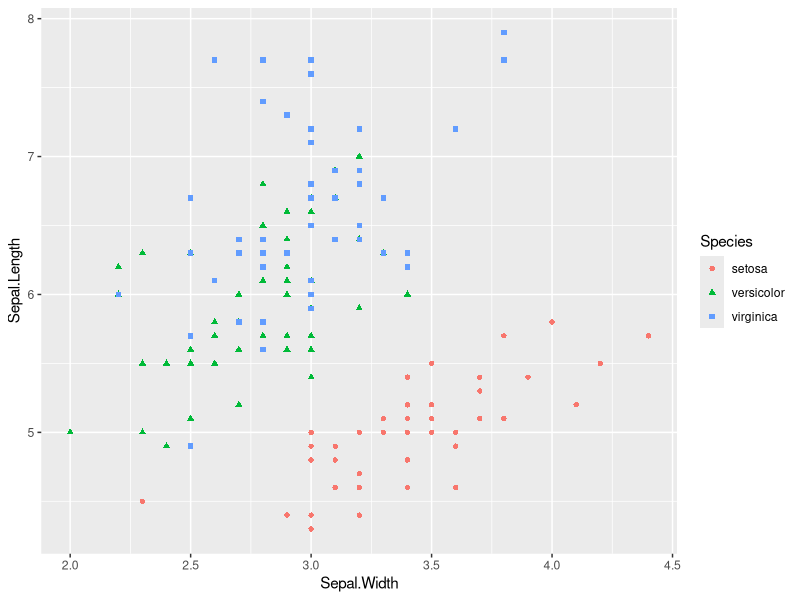
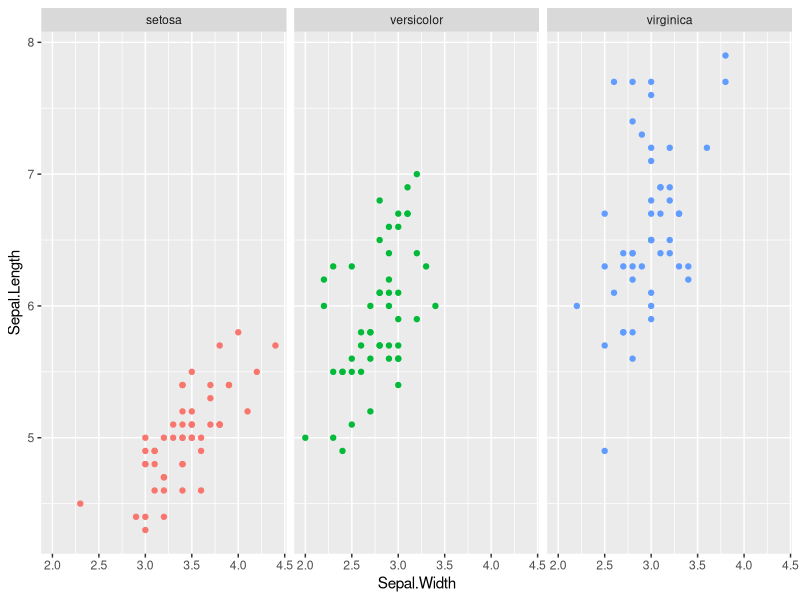
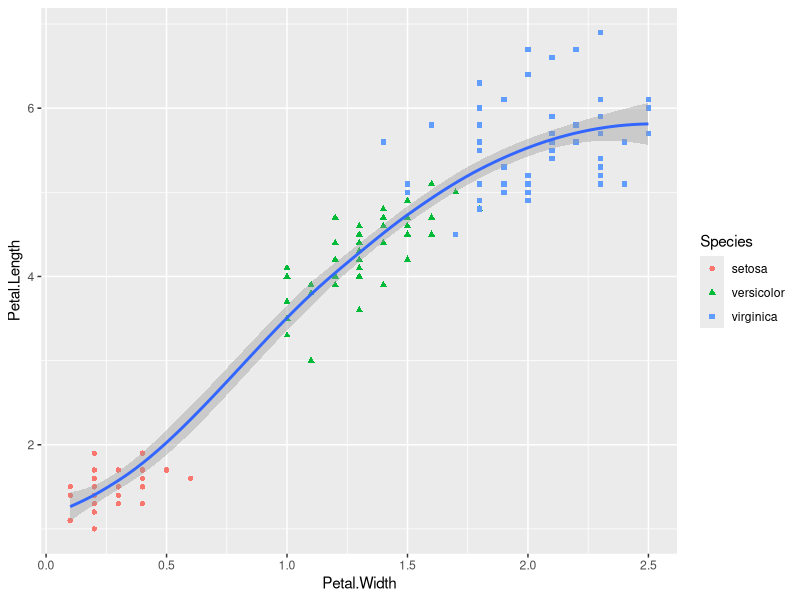
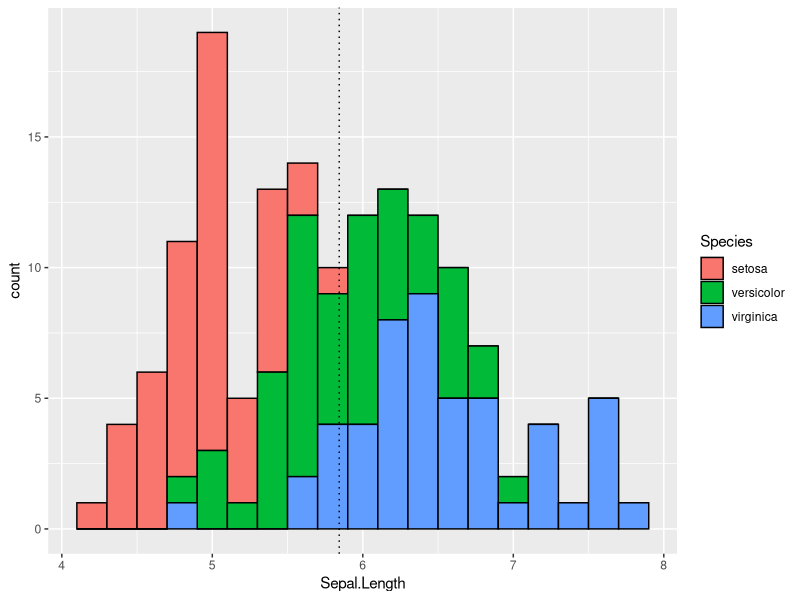

The R source for these figures, in order:
library(tidyverse) 
iris

dim(iris)
str(iris)

head(iris)
tail(iris)
?iris

ggplot(data = iris) +
  geom_point(mapping = aes(x = Sepal.Width, y = Sepal.Length, color = Species, shape = Species))
#Do longer sepal lengths among the species lead to greater sepal widths?
#The sepal length appear to not be positively related to the sepal widths of the species.


ggplot(data = iris) +
  geom_point(mapping = aes(x = Sepal.Width, y = Sepal.Length, color = Species)) + 
  facet_wrap(~ Species) +
  theme(legend.position = "none")
#Which species on average is the largest in length and width?
#The virginica species is the the largest on average.


ggplot(data=iris, aes(x = Petal.Width, y = Petal.Length)) +
  geom_point(mapping = aes(color = Species, shape = Species)) +
  geom_smooth()
#As petal length increase does petal width increase as well?
#It appears petal length is positively related to petal width.


ggplot(data = iris, aes(x = Sepal.Length, fill = Species)) +
  geom_bar(color = "black", stat = "bin", bins = 19) + 
  geom_vline(xintercept = mean(iris[["Sepal.Length"]]), linetype = "dotted")
#Which species have the most flowers for a given length?
#This visualization shows how many flowers there are for a given length.